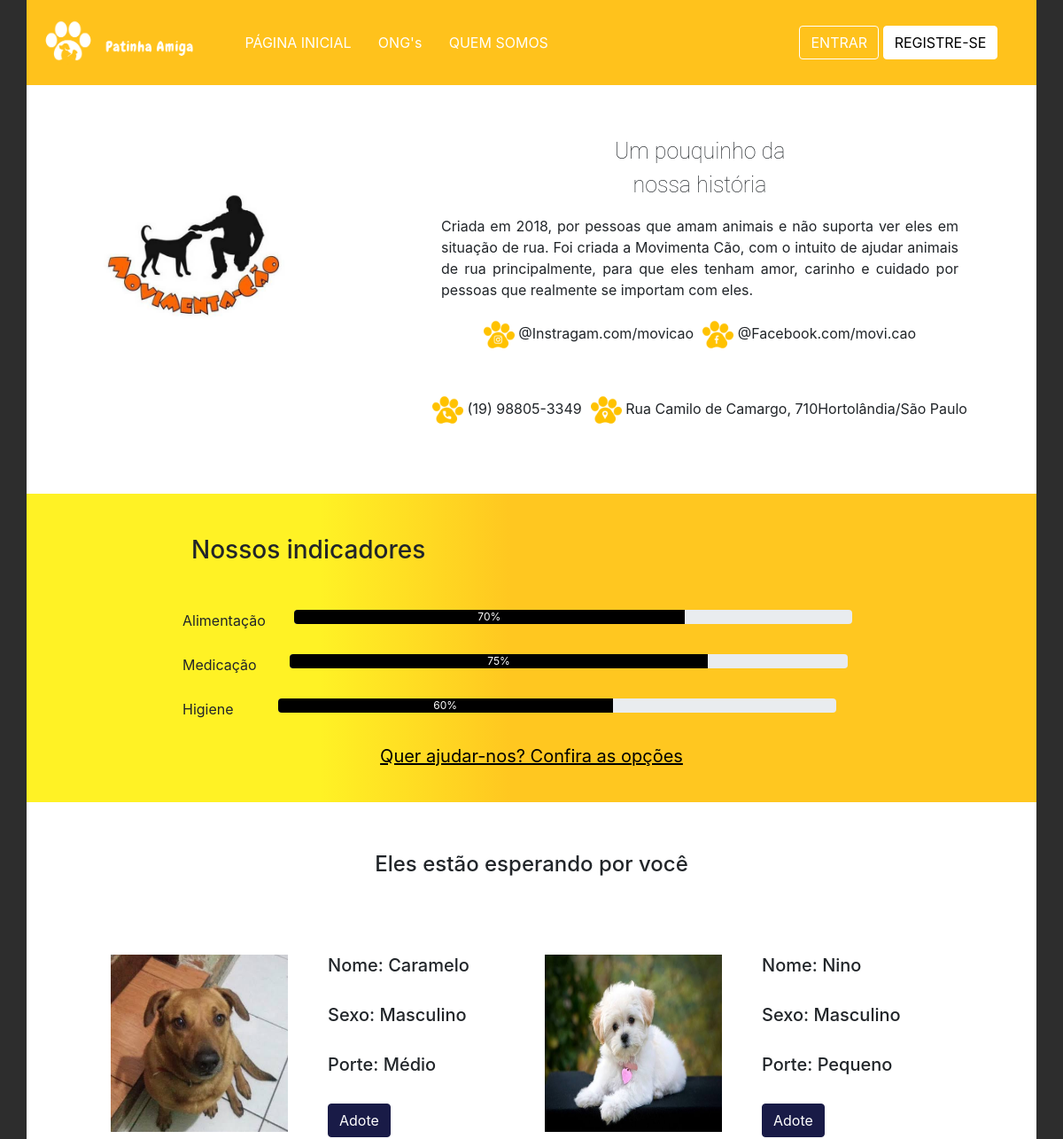
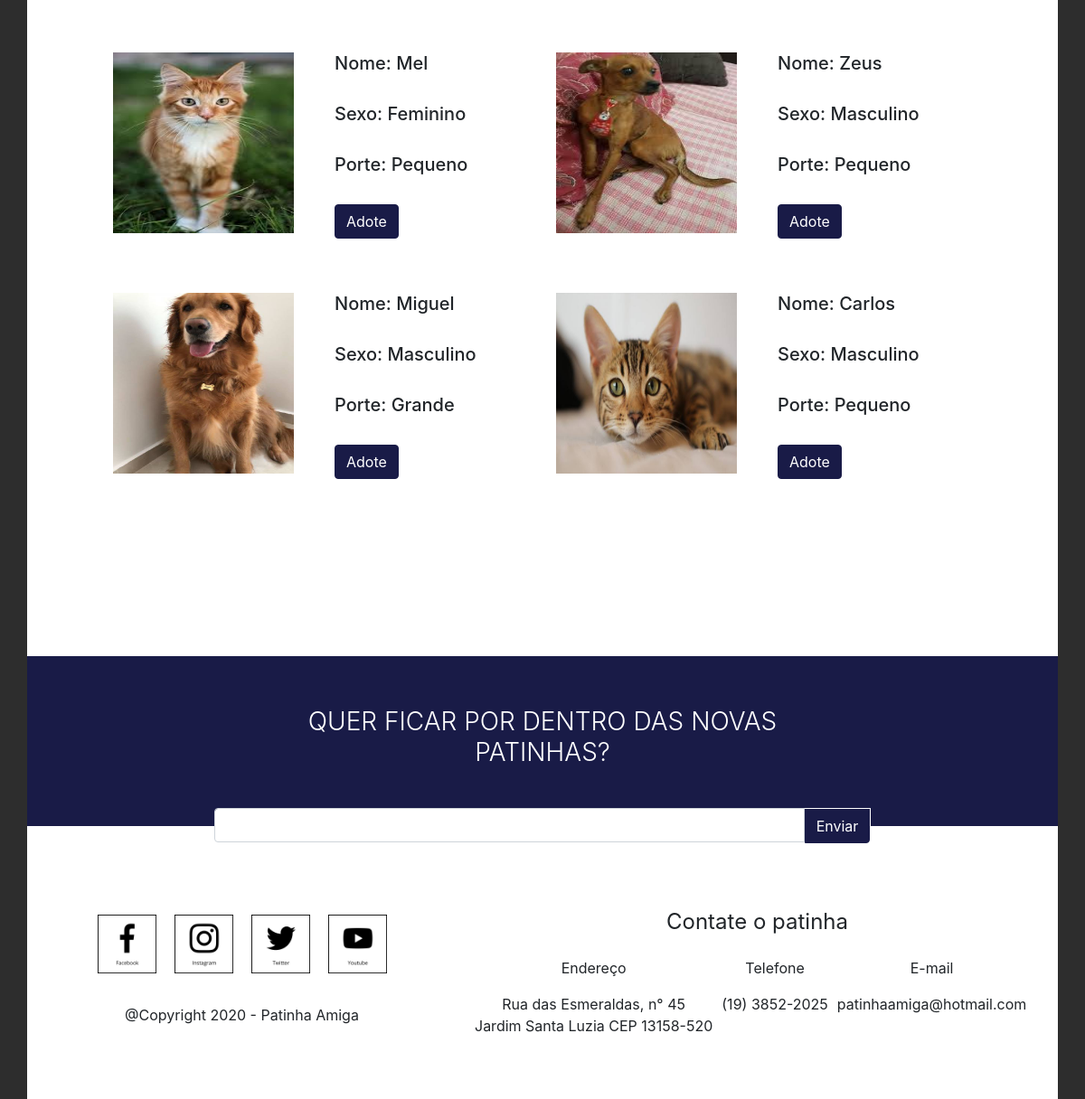
Page /detalhe?id=6 on the committed database (2 pictures, top to bottom).
### tables this page shows
CREATE TABLE IF NOT EXISTS `tbl_ongs` (
  `id` int(11) NOT NULL AUTO_INCREMENT,
  `descricao` text,
  `cnpj` varchar(30) NOT NULL,
  `nome_fantasia` varchar(120) NOT NULL,
  `nome` varchar(120) NOT NULL,
  `telefone` varchar(30) NOT NULL,
  `email` varchar(120) NOT NULL,
  `senha` varchar(220) NOT NULL,
  `endereco` varchar(220) DEFAULT NULL,
  `numero` varchar(30) DEFAULT NULL,
  `complemento` varchar(220) DEFAULT NULL,
  `estado` varchar(220) DEFAULT NULL,
  `cidade` varchar(220) DEFAULT NULL,
  `cep` varchar(220) DEFAULT NULL,
  `alimentacao` varchar(220) DEFAULT NULL,
  `medicacao` varchar(220) DEFAULT NULL,
  `higiene` varchar(220) DEFAULT NULL,
  `razao_social` varchar(220) DEFAULT NULL,
  `banco` varchar(220) DEFAULT NULL,
  `agencia` varchar(220) DEFAULT NULL,
  `conta` varchar(220) DEFAULT NULL,
  `imagem` varchar(220) DEFAULT NULL,
  `instagram` varchar(220) DEFAULT NULL,
  `facebook` varchar(220) DEFAULT NULL,
  `created` datetime NOT NULL,
  PRIMARY KEY (`id`)
);

CREATE TABLE IF NOT EXISTS `tbl_pets` (
  `id` int(11) NOT NULL AUTO_INCREMENT,
  `id_ong` int(11) NOT NULL,
  `id_porte` int(11) NOT NULL,
  `nome_pet` varchar(220) NOT NULL,
  `sexo` varchar(220) NOT NULL,
  `imagem` varchar(220) NOT NULL,
  PRIMARY KEY (`id`)
);

CREATE TABLE IF NOT EXISTS `tbl_porte` (
  `id_porte_id` int(11) NOT NULL AUTO_INCREMENT,
  `nome_porte` varchar(120) NOT NULL,
  PRIMARY KEY (`id_porte_id`)
);

### classes/Read.php (called while the page is built, shortened)
<?php
include_once('conexao.php');
class Read extends conexao
{
    private $select;
    private $resultado;
    private $query;
    function getResultado()
    {
        return $this->resultado;
    }
    public function fullRead($query, $parseString = null){
        $this->select = (string) $query;
        $this->exeInstrucao();
    }
    private function exeInstrucao()
    {
        $this->conexao();
        try {
            $this->query->execute();
            $this->resultado = $this->query->fetchAll();
        } catch (Exception $ex) {
            $this->resultado = null;
        }
    }
    private function conexao()
    {
        $this->Conn = parent::getConn();
        $this->query = $this->Conn->prepare($this->select);
        $this->query->setFetchMode(PDO::FETCH_ASSOC);
    }
}

### classes/conexao.php (called while the page is built)
<?php
class conexao
{
    public static $host = HOST;
    public static $user = USER;
    public static $pass = PASS;
    public static $dbname = DBNAME;
    private static $connect = null;
    private static function conectar()
    {
        try {
            if (self::$connect == null) {
                self::$connect = new PDO(
                    'mysql:host=' . self::$host . ';dbname=' . self::$dbname,
                    self::$user,
                    self::$pass
                );
            }
        } catch (Exception $exc) {
            echo "Mensagem: " . $exc->getMessage();
            die();
        }
        return self::$connect;
    }
    public function getConn()
    {
        return self::conectar();
    }
}

### detalhe.php (the view, shortened to what this page needs)
<?php
include_once('include/cabecalho.php');
include_once('include/menu.php');
include_once('classes/Read.php');
$id_ong = $_GET['id'];
$buscaID = new Read();
$buscaID->fullRead("SELECT * FROM tbl_ongs WHERE id = $id_ong");
$ResultabuscaID = $buscaID->getResultado();
$buscaPetsOng = new Read();
$buscaPetsOng->fullRead("SELECT pet.*, pet.imagem img,
tbl_ongs.descricao, tbl_ongs.endereco, tbl_ongs.cidade, tbl_ongs.estado, tbl_ongs.telefone, tbl_ongs.instagram, tbl_ongs.facebook, tbl_ongs.numero, tbl_ongs.cnpj, tbl_ongs.banco, tbl_ongs.agencia, tbl_ongs.conta, tbl_ongs.razao_social,
tbl_ongs.imagem, tbl_porte.nome_porte
FROM tbl_pets pet
INNER JOIN tbl_ongs ON pet.id_ong = tbl_ongs.id
INNER JOIN tbl_porte ON tbl_porte.id_porte_id = pet.id_porte
WHERE pet.id_ong = $id_ong
");
$ResultabuscaPetsOng = $buscaPetsOng->getResultado();
if ($id_ong == $ResultabuscaID[0]['id']) {
    $buscaImgOng = new Read();
    $buscaImgOng->fullRead("SELECT imagem, alimentacao, medicacao, higiene  FROM tbl_ongs WHERE id = $id_ong");
    $resultaImgOng = $buscaImgOng->getResultado();
?>
    <div style="padding:3.5rem; background-color:white;" class="container">
        <div class="row">
            <div style="background-color:white; margin-top:5%;" class="col-md-4 text-center">
                <img style="border-radius:50%;" src="<?php
                                                        if (empty($resultaImgOng[0]['imagem'])) {
                                                            echo URL . 'ong/assets/imagens/icone_usuario.png';
                                                        } else {
                                                            echo URL . 'ong/assets/imagens/img_ong_profile/' . $id_ong . '/' . $resultaImgOng[0]['imagem'];
                                                        }
                                                        ?>" class="img-fluid" alt="Foto ong" width="220px" width="250px">
            </div>
            <div style="background-color:white;" class="col-md-8 text-center">
                <p class="p-sobre-ong">Um pouquinho da <br>nossa história</p>
                <div class="row row-justify-ong">
                    <?php if ($ResultabuscaID[0]['descricao'] == null) {
                        echo "Sem descrição no momento";
                    } else {
                        echo $ResultabuscaID[0]['descricao'];
                    }
                    ?>
                </div>
                <div style="justify-content: center;" class="row">
                    <p class="p-img-social">
                        <img src="<?php echo URL . 'assets/img/icons/insta.png' ?>" class="img-fluid" alt="Insta" width="35px" width="35px">
                        @<?php
                            if ($ResultabuscaID[0]['instagram'] == null) {
                                echo "Instagram indefinido";
                            } else {
                                echo $ResultabuscaID[0]['instagram'];
                            }
                            ?></p>
                    <p class="p-img-social">
                        <img src="<?php echo URL . 'assets/img/icons/face.png' ?>" class="img-fluid" alt="Insta" width="35px" width="35px">
                        @<?php
                            if ($ResultabuscaID[0]['facebook'] == null) {
                                echo "Facebook indefinido";
                            } else {
                                echo $ResultabuscaID[0]['facebook'];
                            }
                            ?></p>
                </div><br>
                <div style="justify-content: center;" class="row">
                    <p class="p-img-social">
                        <img src="<?php echo URL . 'assets/img/icons/tel.png' ?>" class="img-fluid" alt="Insta" width="35px" width="35px">
                        <?php
                        if ($ResultabuscaID[0]['telefone'] == null) {
                            echo "Telefone indefinido";
                        } else {
                            echo $ResultabuscaID[0]['telefone'];
                        }
                        ?></p>
                    <p class="p-img-social">
                        <img src="<?php echo URL . 'assets/img/icons/loca.png' ?>" class="img-fluid" alt="Insta" width="35px" width="35px">
                        <?php
                        if ($ResultabuscaID[0]['endereco'] == null) {
                            echo "Sem endereço definido";
                        } else {
                            echo $ResultabuscaID[0]['endereco'] . ', ' . $ResultabuscaID[0]['numero'] .  $ResultabuscaID[0]['cidade'] . '/' . $ResultabuscaID[0]['estado'];
                        }
                        ?></p>
                </div>
            </div>
        </div>
    </div>
    <div style="padding:2rem;" class="container parceiros-color" id="indicador">
        <div class="row row-progres">
            <h3 style="padding:10px; margin-bottom:30px;">Nossos indicadores</h3>
        </div>
        <div class="row row-progres">
            <p>Alimentação</p>
            <div class="progress progress-estilo">
                <div class="progress-bar" role="progressbar" style="width: <?php if (empty($resultaImgOng)) {
                                                                                echo "0%";
                                                                            } else {
                                                                                echo $resultaImgOng[0]['alimentacao'];
                                                                            }
                                                                            ?>;" aria-valuenow="25" aria-valuemin="0" aria-valuemax="100"><?php if (empty($resultaImgOng)) {
                                                                                                                                                echo "0%";
                                                                                                                                            } else {
                                                                                                                                                echo $resultaImgOng[0]['alimentacao'];
                                                                                                                                            }
                                                                                                                                            ?></div>
            </div>
        </div>
        <div class="row row-progres">
            <p>Medicação</p>
            <div class="progress progress-estilo">
                <div class="progress-bar" role="progressbar" style="width: <?php if (empty($resultaImgOng)) {
                                                                                echo "0%";
                                                                            } else {
                                                                                echo $resultaImgOng[0]['medicacao'];
                                                                            }
                                                                            ?>;" aria-valuenow="25" aria-valuemin="0" aria-valuemax="100"><?php if (empty($resultaImgOng)) {
                                                                                                                                                echo "0%";
                                                                                                                                            } else {
                                                                                                                                                echo $resultaImgOng[0]['medicacao'];
                                                                                                                                            }
                                                                                                                                            ?></div>
            </div>
        </div>
        <div class="row row-progres">
            <p>Higiene</p>
            <div class="progress progress-estilo">
                <div class="progress-bar" role="progressbar" style="width: <?php if (empty($resultaImgOng)) {
                                                                                echo "0%";
                                                                            } else {
                                                                                echo $resultaImgOng[0]['higiene'];
                                                                            }
                                                                            ?>;" aria-valuenow="25" aria-valuemin="0" aria-valuemax="100"><?php if (empty($resultaImgOng)) {
                                                                                                                                                echo "0%";
                                                                                                                                            } else {
                                                                                                                                                echo $resultaImgOng[0]['higiene'];
                                                                                                                                            }
                                                                                                                                            ?></div>
            </div>
        </div>
        <div style="justify-content:center;" class="row">
            <a class="a-ajudar" data-toggle="modal" data-target="#AjudarOng">Quer ajudar-nos? Confira as opções</a>
        </div>
    </div>
    <div style="padding:3.5rem; background-color:white;" class="container">
        <div style="justify-content:center;" class="row">
            <h4>Eles estão esperando por você</h4>
        </div>
        <?php
        if ($ResultabuscaPetsOng) {
        ?>
            <div style="padding:80px;" class="row">
                <?php
                foreach ($ResultabuscaPetsOng as $pet) {
                    extract($pet);
                ?>
                    <div class="col-sm-3 col-md-3">
                        <img src="<?php echo URL . 'ong/assets/imagens/img_pet/' . $id . '/' . $img  ?>" alt="" class="img-rounded img-responsive" width="200px" height="200px" />
                    </div>
                    <div style="padding-bottom:60px;" class="col-sm-3 col-md-3">
                        <h5>Nome: <?php echo $nome_pet; ?></h5><br>
                        <h5>Sexo: <?php echo $sexo; ?></h5><br>
                        <h5>Porte: <?php echo $nome_porte; ?></h5><br>
                        <a type="button" class="btn btn-success btn-persona-reg-2" data-toggle="modal" data-target="<?php echo '#adotarModal' . $id ?>">Adote</a>
                    </div>
            <?php
                }
            } else {
                echo "<br><br>";
                echo "<div class='alert alert-warning text-center'>OBS: não foi encontrado nenhum pet =( !</div>";
            }
            ?>
            </div>
    </div>
<?php
} else {
    header('location:' . URL);
    exit();
}
include_once('include/rodape.php');
?>

### assets/css/personalizado.css (style rules this page uses)
body { background-color: #2d2d2d !important; }
.container { padding-left: 0 !important; padding-right: 0 !important; }
.row { margin-left: 0 !important; margin-right: 0 !important; }
.row-justify-ong { width: 80%; margin-left: auto !important; margin-right: auto !important; text-align: justify !important ; }
.parceiros-color { background: rgb(255, 242, 37) !important; background: linear-gradient( 90deg, rgba(255, 242, 37, 1) 29%, rgba(255, 199, 32, 1) 48% ) !important; }
.btn-persona-reg-2 { background-color: #191b47 !important; border-color: #191b47 !important; color: white !important; }
.p-sobre-ong { font-family: "Roboto", sans-serif; font-size: 25px !important; font-weight: 200 !important; }
.p-img-social { padding: 5px !important; }
.progress-estilo { width: 80% !important; margin-left: auto; margin-right: auto; }
.row-progres { width: 70% !important; margin-left: auto !important; margin-right: auto !important; padding: 5px !important; }
.progress-bar { background-color: black !important; }
.a-ajudar { color: black !important; text-decoration: underline black !important; font-size: 20px !important; padding: 5px !important; }

### rows in the picture
tbl_ongs: imagem (picture), descricao "Criada em 2018, por pessoas que amam animais e não suporta ver eles em situação de rua. Foi criada a Movimenta Cão, com o intuito de ajudar animais de rua principalmente, para que eles tenham amor, carinho e cuidado por pessoas que realmente se importam com eles.", instagram "Instragam.com/movicao", facebook "Facebook.com/movi.cao", telefone "(19) 98805-3349", endereco "Rua Camilo de Camargo", numero "710", cidade "Hortolândia", estado "São Paulo", alimentacao "70%", medicacao "75%", higiene "60%"
tbl_pets: imagem (picture), nome_pet "Caramelo", sexo "Masculino", id_porte.nome_porte "Médio"
tbl_pets: imagem (picture), nome_pet "Nino", sexo "Masculino", id_porte.nome_porte "Pequeno"
tbl_pets: imagem (picture), nome_pet "Mel", sexo "Feminino", id_porte.nome_porte "Pequeno"
tbl_pets: imagem (picture), nome_pet "Zeus", sexo "Masculino", id_porte.nome_porte "Pequeno"
tbl_pets: imagem (picture), nome_pet "Miguel", sexo "Masculino", id_porte.nome_porte "Grande"
tbl_pets: imagem (picture), nome_pet "Carlos", sexo "Masculino", id_porte.nome_porte "Pequeno"
